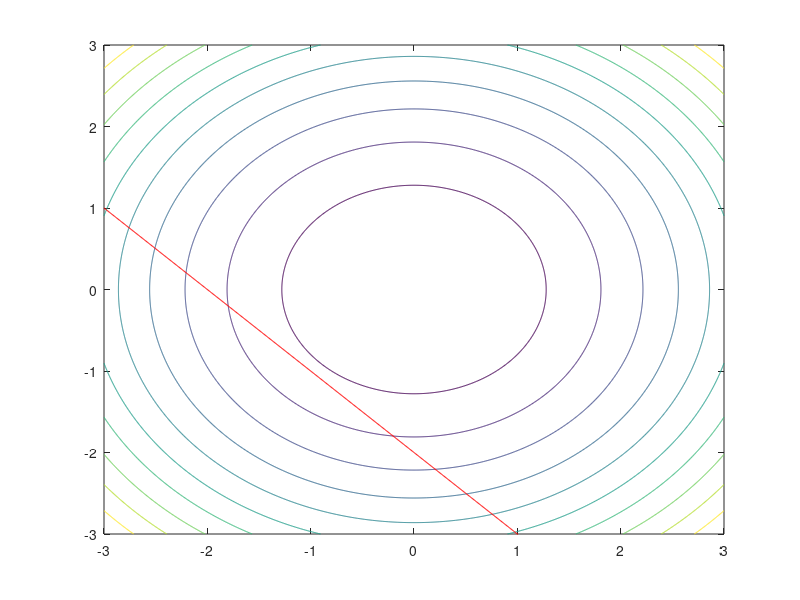

The MATLAB script that drew this image: (Note: this script raises an error after producing the figure.)
% Define the grid
x = linspace(-3,3,1000);
y = linspace(-3,3,1000);
[X, Y] = meshgrid(x, y);
c = -2;
 
% Objective function
Z = X.^2 + Y.^2;
y_func = c - x;
 
% Plot contour
figure;
contour(x,y,Z);
hold on;
plot(x, y_func, 'red');
xline(0);
yline(0);
xlabel("x");
ylabel("y");
% circle at (-1,-1)
plot(-1, -1, 'ro', 'LineWidth', 2, 'MarkerSize', 8);
 
% Add gradient vectors at sample points
[xq, yq] = meshgrid(-3:1:3, -3:1:3);  % Coarser grid for clarity
u = 2*xq;  % dx component of gradient
v = 2*yq;  % dy component of gradient
quiver(xq, yq, u, v, 'k', 'LineWidth', 0.8, 'MaxHeadSize', 0.5, ...
    'AutoScale', 'on', 'AutoScaleFactor', 1.1);
 
% Gradient of constraint g(x,y) = x + y + 3 --> grad = [1, 1]
% Pick points on the constraint line to show grad g
xg = -3:1:3;
yg = c - xg;
u_g = ones(size(xg));  % dx component of grad g
v_g = ones(size(yg));  % dy component of grad g
quiver(xg, yg, u_g, v_g, 'b', ...
    'LineWidth', 0.8, 'MaxHeadSize', 0.5, ...
    'AutoScale', 'on', 'AutoScaleFactor', 0.2); % Gradient of g
 
 
title('Contour of f(x,y) = x^2 + y^2 with Gradient Vectors');
axis equal;
